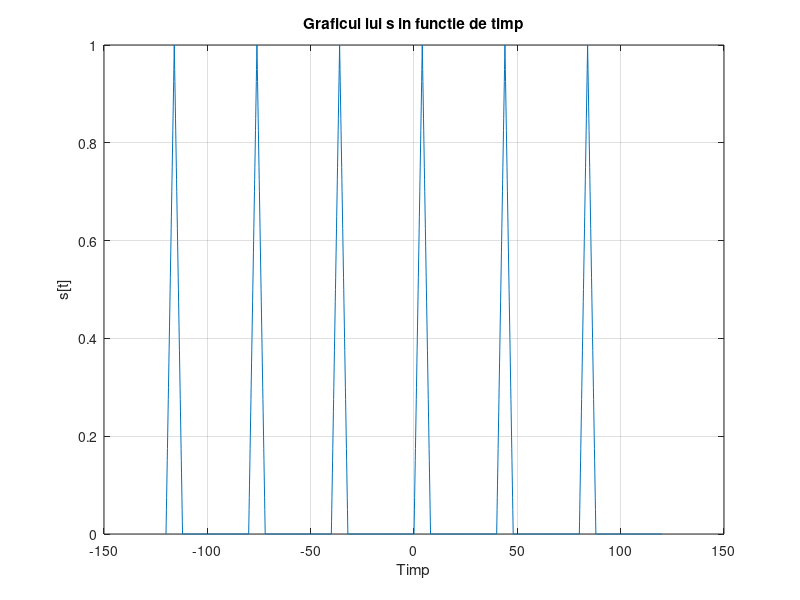
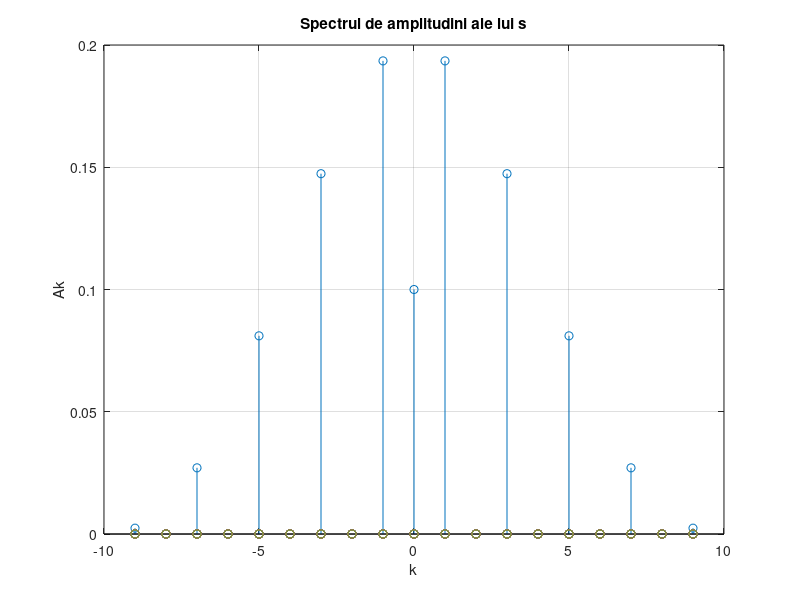
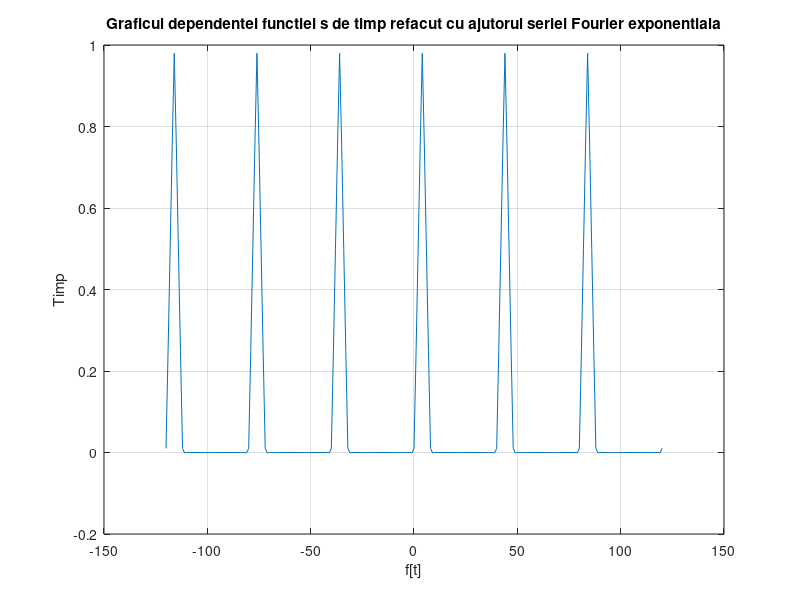

Recreate these plots in MATLAB, in order.
%Formula de calcul a coeficientiilor seriei Fourier complexa au fost
%calculati manual.
%In conformitate cu cursul de SS un semnal se poate descompune intr-o suma
%de sinusuri si cosinusuri. Aces fapt este realizat prin intermediul
%seriilor Fourier. Ecuatia ce decrie o ramura ascendenta sau descendenta a
%unui semnal triunghiular poate fi usor descris cu ajutorul functiilor
%sinus si cosinus pe cand varfurile semnalului triunghiular ( inclusiv
%colturile de la nivelul de semnal 0) necesita un numar mai mare de
%componente spectrale intrucat un sinus sau un cosinus devine atat de
%ascutit doar la frecvente foarte inalte, ce sunt corespunzatoare unor
%componente spectrale de ordin ridicat. Pentru un semnal dreptunghiular,
%datorita pantelor extrem de abrupte, semnalele sinusoidate ce definesc
%aceste pante nu au timp sa se redreseze pentru zona pe palier aparand
%astfel niste spik-uri.

P=40;

D=4;

t=-120:0.1:120;

s=zeros(1,length(t));

m=1/4;

j=0;

for i=40:0.1:160
    j=j+1;
    c=floor(i/P);
    i=i-c*P;
    
    if(j==1)
        s(1,j+1200)=m*(t(j+1200));
    else if (i<=4)
            s(1,j+1200)=m*(t(j+1200))-m*40*(c-1);
            %Am adunca 40*(c-1) pentru a modela si celelalte perioade
        else if (i>=4&&i<=8)
                s(1,j+1200)=-m*(t(j+1200))+2+m*40*(c-1);
            end
        end
    end
end

j=0;

for i=40:0.1:160
    j=j+1;
    c=floor(i/P);
    i=i-c*P;
    
    if(j==1)
        s(1,j)=m*(t(j+1200));
    else if (i<=4)
            s(1,j)=m*(t(j+1200))-m*40*(c-1);
            %Am adunca 40*(c-1) pentru a modela si celelalte perioade
        else if (i>=4&&i<=8)
                s(1,j)=-m*(t(j+1200))+2+m*40*(c-1);
            end
        end
    end
end


N=50;

p=-9:1:9;

Ak=zeros(length(2*p));
Ak(10)=0.1;

for k=1:2:9
    
        %Ak(k+10)=4*0.5/(k*k*pi*pi);
        %Ak(10-k)=Ak(k+10);
        %Formula calculata dupa calculul lui Ck
        Ak(k+10)=5/(k*k*pi*pi)*abs((2*(cos(k*pi/5)-1j*sin(k*pi/5))-(cos(k*2*pi/5)-1j*sin(k*2*pi/5))-1));
        Ak(10-k)=Ak(k+10);
end

w0=2*pi/P;

r=linspace(-120,120,241);
f=0*r;

for k=-N:1:N
    
   if (k==0)
       continue;
   end
   
   C_k=2.5/(k*k*pi*pi)*(2*(cos(k*pi/5)-1j*sin(k*pi/5))-(cos(k*2*pi/5)-1j*sin(k*2*pi/5))-1);
   f_k=C_k*exp(1j*k*w0*r);
   f=f+f_k;
   
    
end

f=f+0.1;

figure (1)

plot(t,s),grid,xlabel('Timp'),ylabel('s[t]'),title('Graficul lui s in functie de timp');

figure (2)

stem(p,Ak),grid,xlabel('k'),ylabel('Ak'),title('Spectrul de amplitudini ale lui s');

figure (3)

plot(r,f),grid,xlabel('f[t]'),ylabel('Timp'),title('Graficul dependentei functiei s de timp refacut cu ajutorul seriei Fourier exponentiala');

